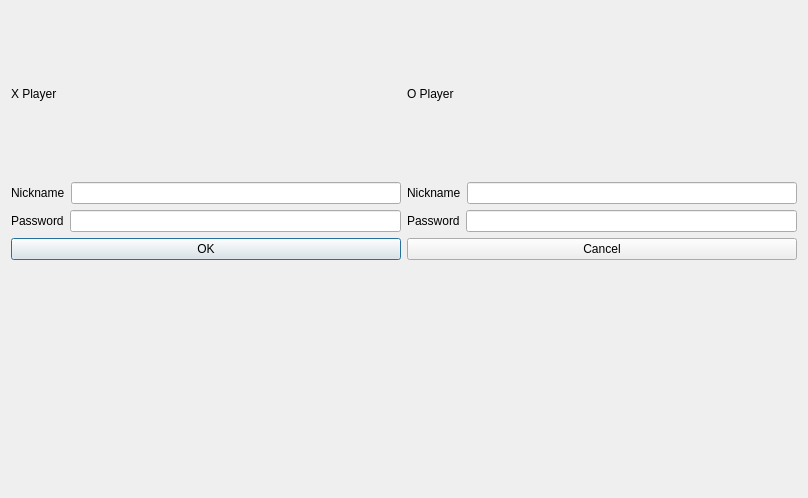
<?xml version="1.0" encoding="UTF-8"?>
<ui version="4.0">
 <class>Dialog</class>
 <widget class="QDialog" name="Dialog">
  <property name="geometry">
   <rect>
    <x>0</x>
    <y>0</y>
    <width>808</width>
    <height>498</height>
   </rect>
  </property>
  <property name="windowTitle">
   <string>Dialog</string>
  </property>
  <layout class="QVBoxLayout" name="verticalLayout_3">
   <item>
    <layout class="QHBoxLayout" name="horizontalLayout_5">
     <item>
      <layout class="QVBoxLayout" name="verticalLayout">
       <item>
        <widget class="QLabel" name="label_3">
         <property name="text">
          <string>X Player</string>
         </property>
        </widget>
       </item>
       <item>
        <layout class="QHBoxLayout" name="horizontalLayout">
         <item>
          <widget class="QLabel" name="label">
           <property name="text">
            <string>Nickname</string>
           </property>
          </widget>
         </item>
         <item>
          <widget class="QLineEdit" name="name1"/>
         </item>
        </layout>
       </item>
       <item>
        <layout class="QHBoxLayout" name="horizontalLayout_2">
         <item>
          <widget class="QLabel" name="label_2">
           <property name="text">
            <string>Password</string>
           </property>
          </widget>
         </item>
         <item>
          <widget class="QLineEdit" name="passw1"/>
         </item>
        </layout>
       </item>
      </layout>
     </item>
     <item>
      <layout class="QVBoxLayout" name="verticalLayout_2">
       <item>
        <widget class="QLabel" name="label_4">
         <property name="text">
          <string>O Player</string>
         </property>
        </widget>
       </item>
       <item>
        <layout class="QHBoxLayout" name="horizontalLayout_3">
         <item>
          <widget class="QLabel" name="label_5">
           <property name="text">
            <string>Nickname</string>
           </property>
          </widget>
         </item>
         <item>
          <widget class="QLineEdit" name="name2"/>
         </item>
        </layout>
       </item>
       <item>
        <layout class="QHBoxLayout" name="horizontalLayout_4">
         <item>
          <widget class="QLabel" name="label_6">
           <property name="text">
            <string>Password</string>
           </property>
          </widget>
         </item>
         <item>
          <widget class="QLineEdit" name="passw2"/>
         </item>
        </layout>
       </item>
      </layout>
     </item>
    </layout>
   </item>
   <item>
    <layout class="QHBoxLayout" name="horizontalLayout_6">
     <item>
      <widget class="QPushButton" name="ok_btn">
       <property name="text">
        <string>OK</string>
       </property>
      </widget>
     </item>
     <item>
      <widget class="QPushButton" name="cancel_btn">
       <property name="text">
        <string>Cancel</string>
       </property>
      </widget>
     </item>
    </layout>
   </item>
   <item>
    <widget class="QLabel" name="mes_label">
     <property name="text">
      <string/>
     </property>
    </widget>
   </item>
  </layout>
 </widget>
 <resources/>
 <connections/>
</ui>
